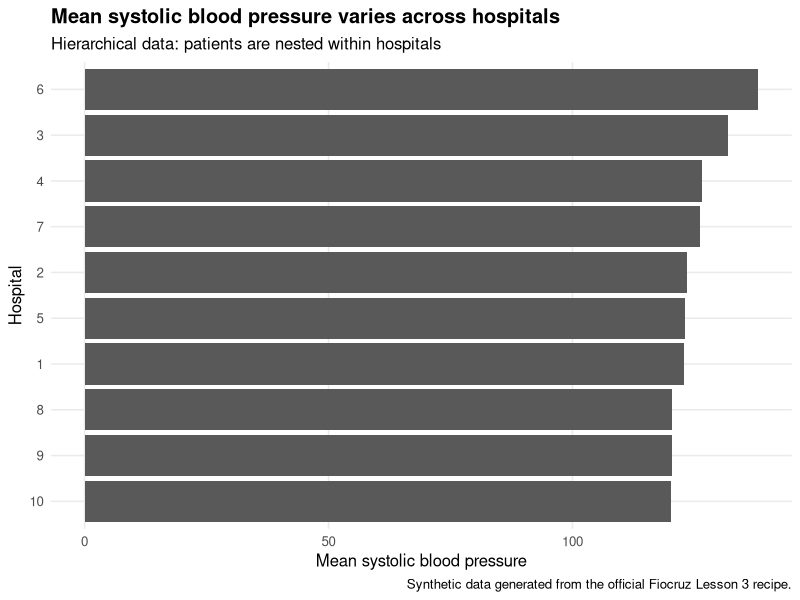
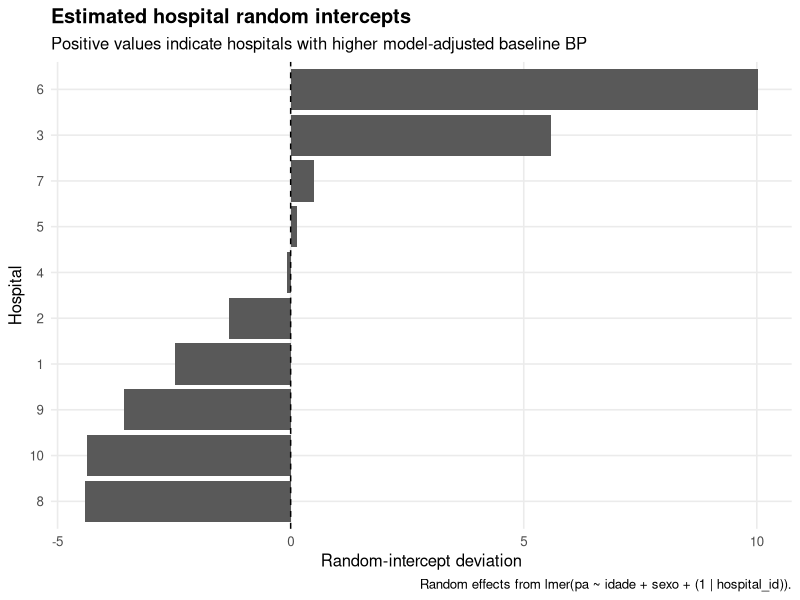

Write the R code that produced these figures, in order. (Note: this script raises an error after producing the figures.)
required <- c(
  "dplyr", "readr", "ggplot2", "tibble", "lme4"
)

missing <- required[
  !vapply(required, requireNamespace, logical(1), quietly = TRUE)
]

if (length(missing) > 0) {
  cat("\nInstalling missing R packages:", paste(missing, collapse = ", "), "\n")
  install.packages(missing, repos = "https://cloud.r-project.org")
}

suppressPackageStartupMessages({
  library(dplyr)
  library(readr)
  library(ggplot2)
  library(tibble)
  library(lme4)
})

# ------------------------------------------------------------
# Official Fiocruz simulation recipe
# ------------------------------------------------------------

set.seed(123)

n_hospitais <- 10
n_pac_por_hosp <- 30

efeito_hospital <- rnorm(
  n_hospitais,
  mean = 0,
  sd = 5
)

dados_multinivel <- tibble(
  hospital_id = rep(
    1:n_hospitais,
    each = n_pac_por_hosp
  ),
  paciente_id = 1:(n_hospitais * n_pac_por_hosp)
) |>
  mutate(
    idade = round(runif(n(), 30, 70)),
    sexo = sample(c("F", "M"), n(), replace = TRUE),
    efeito_hosp = efeito_hospital[hospital_id],
    pa = round(
      100 +
        0.5 * idade +
        efeito_hosp +
        rnorm(n(), 0, 8),
      1
    ),
    hospital_id = factor(hospital_id),
    sexo = factor(sexo, levels = c("F", "M"))
  )

cat("\n============================================================\n")
cat("ACTIVITY 1 — MULTILEVEL MODELS\n")
cat("============================================================\n")

hospital_summary <- dados_multinivel |>
  group_by(hospital_id) |>
  summarise(
    n = n(),
    media_pa = mean(pa),
    dp_pa = sd(pa),
    .groups = "drop"
  )

cat("\nHospital summaries:\n")
print(
  hospital_summary |>
    mutate(across(where(is.numeric), ~ round(.x, 3)))
)

# Ordinary model: ignores hospital grouping.
modelo_comum <- lm(
  pa ~ idade + sexo,
  data = dados_multinivel
)

# Multilevel random-intercept model: recognizes hospital grouping.
modelo_multinivel <- lmer(
  pa ~ idade + sexo + (1 | hospital_id),
  data = dados_multinivel,
  REML = TRUE
)

cat("\nOrdinary linear model:\n")
print(summary(modelo_comum))

cat("\nMultilevel model:\n")
print(summary(modelo_multinivel))

fixed_effects <- tibble(
  term = names(fixef(modelo_multinivel)),
  estimate = unname(fixef(modelo_multinivel))
)

random_effects <- ranef(
  modelo_multinivel,
  condVar = FALSE
)$hospital_id |>
  rownames_to_column("hospital_id") |>
  as_tibble() |>
  rename(random_intercept = `(Intercept)`)

variance_components_raw <- as.data.frame(
  VarCorr(modelo_multinivel)
)

hospital_variance <- variance_components_raw$vcov[
  variance_components_raw$grp == "hospital_id"
][1]

residual_variance <- sigma(modelo_multinivel)^2

icc <- hospital_variance / (
  hospital_variance + residual_variance
)

variance_components <- tibble(
  component = c(
    "Between-hospital variance",
    "Residual within-hospital variance",
    "Intraclass correlation coefficient"
  ),
  estimate = c(
    hospital_variance,
    residual_variance,
    icc
  )
)

cat("\nVariance components + ICC:\n")
print(
  variance_components |>
    mutate(estimate = round(estimate, 4))
)

cat("\nICC interpretation:\n")
cat(
  round(100 * icc, 1),
  "% of modeled residual variance is attributable to between-hospital differences.\n"
)

model_comparison <- tibble(
  model = c(
    "Ordinary LM",
    "Multilevel random-intercept model"
  ),
  age_coefficient = c(
    coef(modelo_comum)[["idade"]],
    fixef(modelo_multinivel)[["idade"]]
  ),
  AIC = c(
    AIC(modelo_comum),
    AIC(modelo_multinivel)
  ),
  BIC = c(
    BIC(modelo_comum),
    BIC(modelo_multinivel)
  )
)

# Hospital mean visualization.
p_means <- ggplot(
  hospital_summary,
  aes(
    x = reorder(hospital_id, media_pa),
    y = media_pa
  )
) +
  geom_col() +
  coord_flip() +
  labs(
    title = "Mean systolic blood pressure varies across hospitals",
    subtitle = "Hierarchical data: patients are nested within hospitals",
    x = "Hospital",
    y = "Mean systolic blood pressure",
    caption = "Synthetic data generated from the official Fiocruz Lesson 3 recipe."
  ) +
  theme_minimal(base_size = 12) +
  theme(
    plot.title = element_text(face = "bold"),
    panel.grid.minor = element_blank()
  )

ggsave(
  "practice/manual_attempts/module3_lesson3/activity01_multilevel_models/outputs/mean_bp_by_hospital.png",
  p_means,
  width = 8,
  height = 5.5,
  dpi = 300,
  bg = "white"
)

p_random <- ggplot(
  random_effects,
  aes(
    x = reorder(hospital_id, random_intercept),
    y = random_intercept
  )
) +
  geom_col() +
  geom_hline(
    yintercept = 0,
    linetype = "dashed"
  ) +
  coord_flip() +
  labs(
    title = "Estimated hospital random intercepts",
    subtitle = "Positive values indicate hospitals with higher model-adjusted baseline BP",
    x = "Hospital",
    y = "Random-intercept deviation",
    caption = "Random effects from lmer(pa ~ idade + sexo + (1 | hospital_id))."
  ) +
  theme_minimal(base_size = 12) +
  theme(
    plot.title = element_text(face = "bold"),
    panel.grid.minor = element_blank()
  )

ggsave(
  "practice/manual_attempts/module3_lesson3/activity01_multilevel_models/outputs/hospital_random_intercepts.png",
  p_random,
  width = 8,
  height = 5.5,
  dpi = 300,
  bg = "white"
)

write_csv(
  dados_multinivel,
  "practice/manual_attempts/module3_lesson3/activity01_multilevel_models/outputs/multilevel_patient_data.csv"
)

write_csv(
  hospital_summary,
  "practice/manual_attempts/module3_lesson3/activity01_multilevel_models/outputs/hospital_summary.csv"
)

write_csv(
  fixed_effects,
  "practice/manual_attempts/module3_lesson3/activity01_multilevel_models/outputs/fixed_effects.csv"
)

write_csv(
  random_effects,
  "practice/manual_attempts/module3_lesson3/activity01_multilevel_models/outputs/random_intercepts.csv"
)

write_csv(
  variance_components,
  "practice/manual_attempts/module3_lesson3/activity01_multilevel_models/outputs/variance_components_icc.csv"
)

write_csv(
  model_comparison,
  "practice/manual_attempts/module3_lesson3/activity01_multilevel_models/outputs/ordinary_vs_multilevel.csv"
)

# Validation.
stopifnot(nrow(dados_multinivel) == 300)
stopifnot(nlevels(dados_multinivel$hospital_id) == 10)
stopifnot(all(hospital_summary$n == 30))
stopifnot(length(fixef(modelo_multinivel)) == 3)
stopifnot(is.finite(hospital_variance), hospital_variance >= 0)
stopifnot(is.finite(residual_variance), residual_variance > 0)
stopifnot(is.finite(icc), icc >= 0, icc <= 1)
stopifnot(fixef(modelo_multinivel)[["idade"]] > 0)

required_figures <- c(
  "practice/manual_attempts/module3_lesson3/activity01_multilevel_models/outputs/mean_bp_by_hospital.png",
  "practice/manual_attempts/module3_lesson3/activity01_multilevel_models/outputs/hospital_random_intercepts.png"
)

stopifnot(all(file.exists(required_figures)))

cat("\n✅ M3 LESSON 3 · ACTIVITY 1 PASSED\n")
cat("Estimated age effect:",
    round(fixef(modelo_multinivel)[["idade"]], 3),
    "BP units/year\n")
cat("ICC:", round(icc, 3), "\n")
